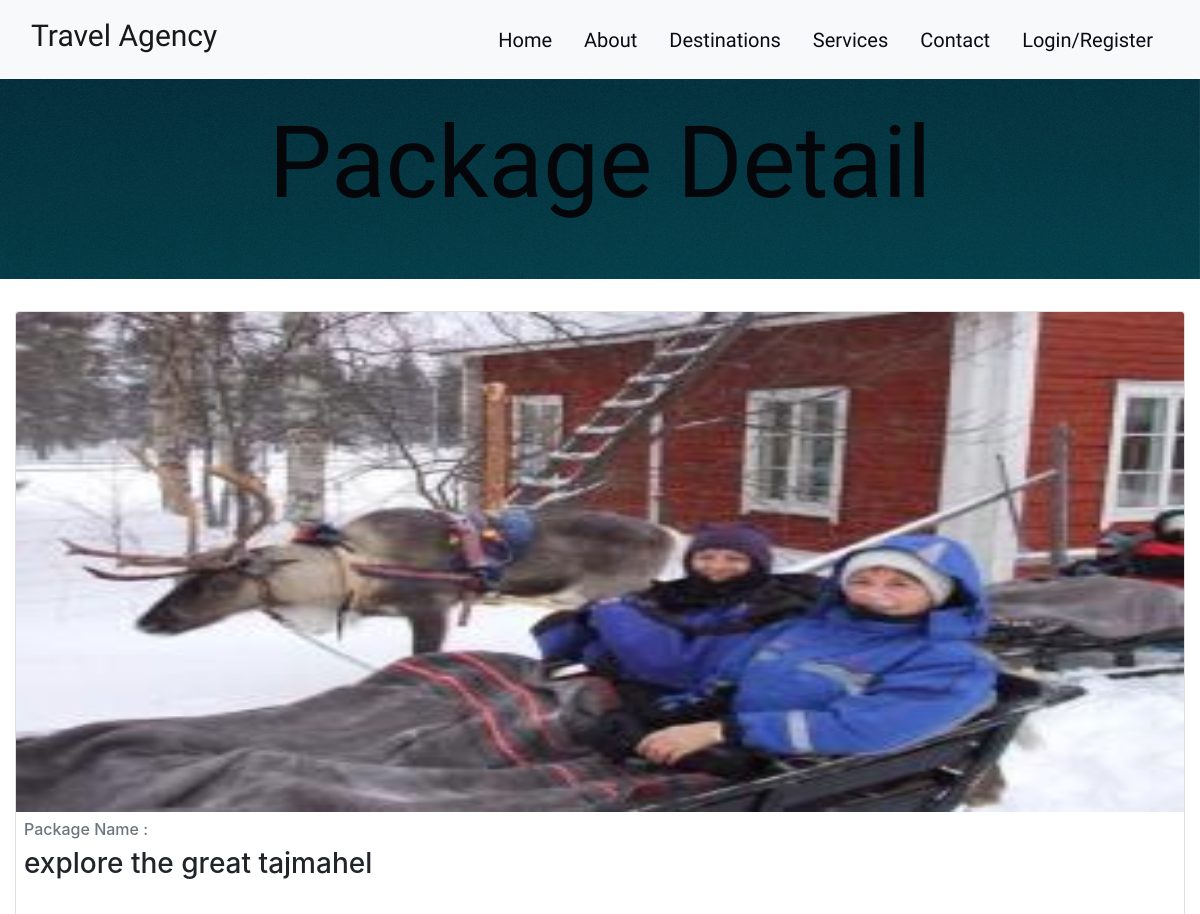
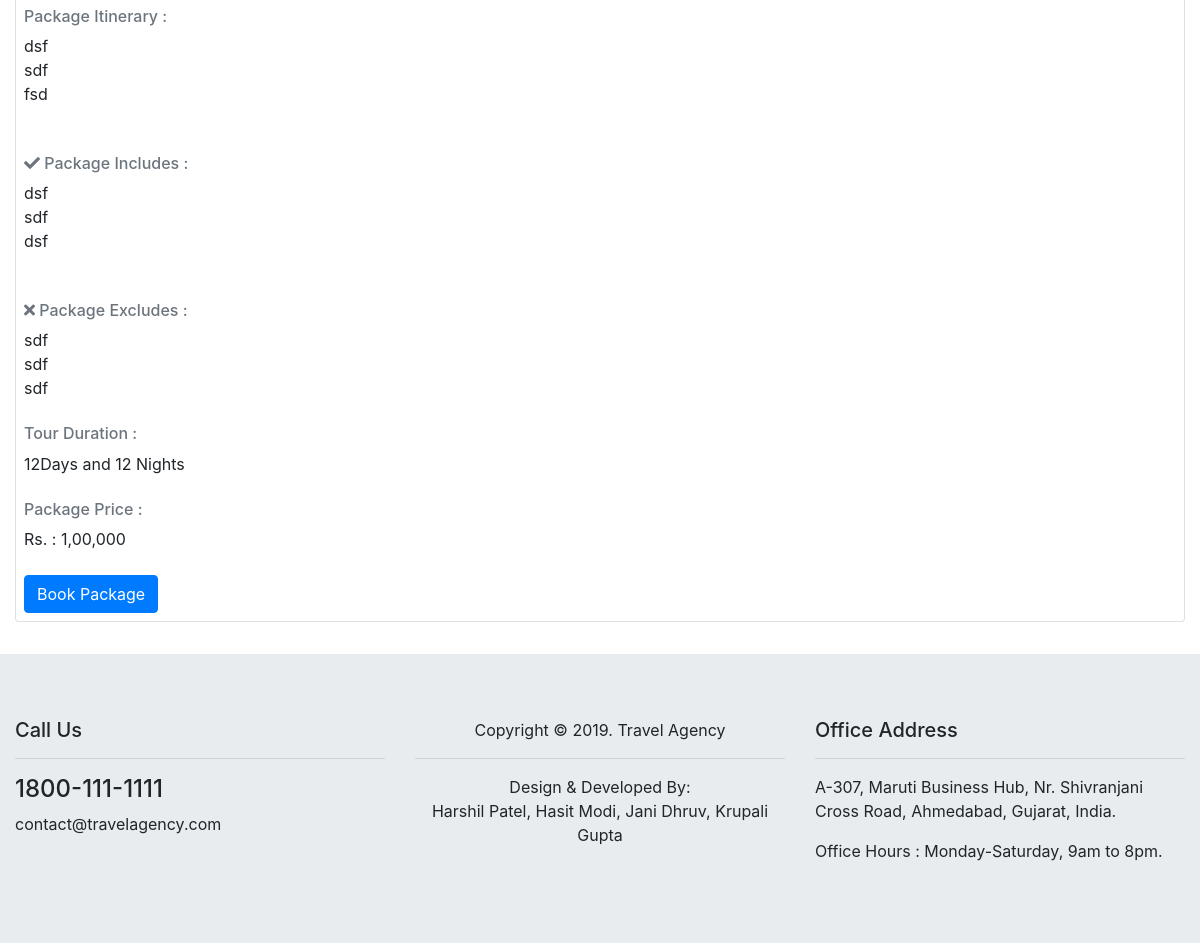
The app's page /packagedetail.php?pkgid=1 with its own data (2 pictures, top to bottom).
### tables this page shows
CREATE TABLE `packages` (
  `id` int(20) NOT NULL,
  `dest_ID` int(20) NOT NULL,
  `pkg_name` varchar(255) NOT NULL,
  `pkg_thumbnail` mediumtext NOT NULL,
  `tour_duration` mediumtext NOT NULL,
  `tour_price` mediumtext NOT NULL,
  `pkg_itnry` longtext NOT NULL,
  `pkg_include` longtext NOT NULL,
  `pkg_exclude` longtext NOT NULL
);

### packagedetail.php (the view, shortened to what this page needs)
<?php include_once "./admin/includes/dbconnect.php" ?>
<?php
    $result = mysqli_query($dbConnect, "SELECT * FROM packages WHERE id='" .$_GET["pkgid"]. "' ");
?>
<!DOCTYPE html>
<html lang="en">
<head>
  <link rel="stylesheet" href="styles/style.css">
  <link rel="stylesheet" href="styles/animate.css">
  <link rel="stylesheet" href="styles/bootstrap.css">
  <link rel="stylesheet" href="styles/aos.css">
  <link rel="stylesheet" href="https://use.fontawesome.com/releases/v5.6.3/css/all.css">
</head>
<body>
<?php include_once "includes/navigation-bar.php"; ?>
<div id="destination-image">
  <div class="overlay"></div>
  <div class="text-center text-align-middle">
    <h1 data-aos="fade-down" data-aos-duration="1500">Package Detail</h1>
  </div>
</div>
<div class="container-fluid">
    <div class="row my-3">
        <?php
            while($data=mysqli_fetch_array($result)){
        ?>
            <div class="col my-3">
                <div class="card">
                <?php echo "<img class='card-img-top' src='./admin/dashboard/pkgImage/".$data['pkg_thumbnail']."' width='294' height='500' alt='Destination Image'>"; ?>
                    <h6 class="text-muted my-2 mx-2">Package Name :</h6>
                    <h3 class="mx-2"><?php echo nl2br($data['pkg_name']);?></h3><br>
                    <h6 class="text-muted my-2 mx-2">Package Itinerary :</h6>
                    <p class="mx-2"><?php echo nl2br($data['pkg_itnry']);?></p><br>
                    <h6 class="text-muted my-2 mx-2"><i class="fa fa-check" aria-hidden="true"></i> Package Includes :</h6>
                    <p class="mx-2"><?php echo nl2br($data['pkg_include']); ?></p><br>
                    <h6 class="text-muted my-2 mx-2"><i class="fa fa-times" aria-hidden="true"></i> Package Excludes :</h6>
                    <p class="mx-2"><?php echo nl2br($data['pkg_exclude']);?></p>
                    <h6 class="text-muted my-2 mx-2"> Tour Duration :</h6>
                    <p class="mx-2"><?php echo nl2br($data['tour_duration']);?></p>
                    <h6 class="text-muted my-2 mx-2"> Package Price :</h6>
                    <p class="mx-2"><?php echo nl2br($data['tour_price']);?></p>
                    <form action="" method="post">
                        <button type="submit" name="bookbtn" class="btn btn-primary my-2 mx-2">Book Package</button>
                    </form>
                </div>
            </div>
        <?php
            }
        ?>
    </div>
</div>
<?php include_once "includes/footer.php"; ?>
</body>
</html>

### styles/style.css (style rules this page uses)
* { padding: 0%; margin: 0%; }
body { padding: 0%; margin: 0%; }
.overlay { position: absolute; width: 100%; height: 100%; z-index: 2; background-color: #080d15; opacity: .7; }
#destination-image { background-image: url(../images/sky.jpg); background-repeat: no-repeat; background-size: cover; background-position: center; background-attachment: fixed; height: 200px; width: 100% auto; object-fit: cover; }
#destination-image .overlay { height: 200px; opacity: .5; }
#destination-image .text-align-middle { padding-top: 2%; position: relative; }
#destination-image h1 { color: rgb(0, 0, 0); font-size: 100px; font-weight: 500; font-family: 'ZCOOL XiaoWei', serif; }

### records on screen
packages: pkg_thumbnail (picture), pkg_name "explore the great tajmahel", pkg_itnry "dsf sdf fsd", pkg_include "dsf sdf dsf", pkg_exclude "sdf sdf sdf", tour_duration "12Days and 12 Nights", tour_price "Rs. : 1,00,000"

### other values on screen
$logo "Travel Agency"
